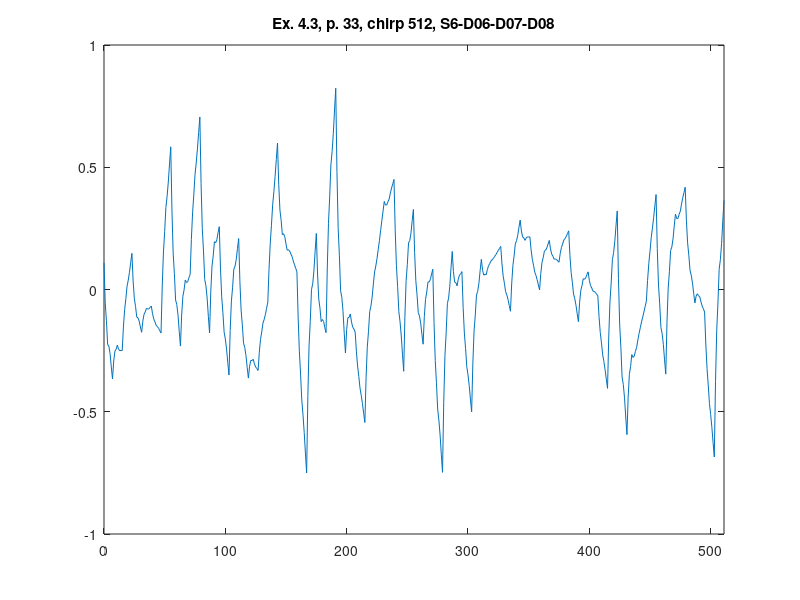

Here is the MATLAB script that generated this plot:
%% ========================================================================
%% Programmatic octave notes on "Ripples in Mathematics" by A. Jensen
%% and A. la Cour-Harbo written with a deep gratitude to the authors for
%% this wonderful text. 
%% 
%% Reconstruction of graphs in Ex. 4.3, p.33, Ch 04, S6, CDF44, 3 scales.
%%
%% Author: Vladimir Kulyukin
%% 
%% NB: I have tested this code in Octave 4.
%% =========================================================================
t = [0:511];

%%y_ex_4_3_chirp_512_p33 = arrayfun(@(x) sin(x*x), t);

y_ex_4_3_chirp_CDF44_S6_512_p33 = [
0.109231883692249
-0.05489783119863511
-0.12784967811616987
-0.2252325611247551
-0.23143757615999092
-0.2620736272862772
-0.31714071450361403
-0.3656615253300981
-0.2925643101962418
-0.2520545469035259
-0.24413223545195062
-0.22747814259615354
-0.24341150158149719
-0.25061307916261905
-0.24908287533951912
-0.2498923452921655
-0.15315023080733994
-0.08254698459291143
-0.03808260664888003
0.013385659939267772
0.03871505825701847
0.07104834521888556
0.11038552082486906
0.14784601012478404
0.035069280625717056
-0.03745150742306482
-0.06971635402156161
-0.11276774762221682
-0.11556319977258699
-0.12914519892511553
-0.1535137450798026
-0.17499204467614085
-0.12910644677727323
-0.1012709508112589
-0.09148555677809798
-0.07686365250872952
-0.08029185017221449
-0.0788835375994919
-0.07263871479056183
-0.0676898309936084
-0.09892032919440472
-0.12045659120624687
-0.13229861702913492
-0.14673820561008974
-0.15148355800209048
-0.15882647315215798
-0.16876695106029235
-0.1780114141251135
0.014366028296733536
0.1527190439670037
0.23704763288569697
0.3358520233240295
0.3806319870107853
0.43988775221718024
0.5136193189432148
0.5834721063422684
0.3218044309682504
0.14896739586866886
0.06496100104352408
-0.042847492106295584
-0.061825344981678534
-0.10460529618173635
-0.17118734570646907
-0.2313916422069389
-0.1046055763657657
-0.027923427106438733
-0.0013451944289580714
0.03865834223426464
0.028557962315641065
0.03188288638275953
0.04863311443562005
0.06178604312735864
0.20492874186537713
0.3132407866951875
0.3867221776167899
0.4695364141249445
0.5175199967248914
0.5748364249113901
0.6414856986844413
0.7056342440194913
0.4327474989670855
0.2501690877947873
0.1578990105025969
0.04143088807743135
0.015271099532373676
-0.0350867341456591
-0.10964261295666694
-0.17771464511588222
-0.009452763584139962
0.09548363663002357
0.1370945555266084
0.19567348600255055
0.190926935160914
0.20314839589863476
0.23233786821571295
0.25698077553294035
0.08757871871553065
-0.02982914666667688
-0.09524282061368225
-0.1745882961668592
-0.20193958028483405
-0.24322266600898043
-0.29843755333929844
-0.3499194256801321
-0.1672812288105405
-0.047375315417800844
0.009798314498086751
0.08378100911095711
0.09503142024697545
0.12309089607997652
0.16795943660996038
0.20832400182886518
0.0330358003745502
-0.08446841640413821
-0.14418864850720006
-0.2193920526395484
-0.23681147209627018
-0.2697140635822784
-0.31809982709757323
-0.36233688717134843
-0.31359065690378374
-0.28975922419276956
-0.29084258903830623
-0.28525005399898007
-0.30457231651620476
-0.3172186791485666
-0.3231891418960659
-0.3309484066264651
-0.2564004222901243
-0.20390659887244375
-0.17346693637342342
-0.13711787926650207
-0.12282298307824106
-0.10261869228207895
-0.07650500687801581
-0.05197473898689654
0.08229516639258001
0.18716042452936707
0.2626210354234646
0.34596059779996274
0.39989551293377157
0.461709379549981
0.5314021976485912
0.598983857060288
0.4303318925544017
0.32497853680230926
0.2829237898040108
0.22390823170811952
0.22819128236602249
0.2155135219263326
0.18587495038905005
0.16078101448834423
0.162841875361422
0.1576266303683332
0.14513527950907784
0.13459355534070513
0.11677572530616595
0.1009075219625094
0.08698894530973553
0.07254796775959746
-0.11265194461178818
-0.2520971382974218
-0.34578761329730345
-0.45173802821894543
-0.5119337244548356
-0.5843893606124861
-0.669104936691897
-0.750535471770018
-0.4383307690917158
-0.23160031048268012
-0.13034409594291108
-8.261428824988676E-4
0.02321756610864665
0.07552301362043529
0.15609019965286708
0.22908467567199295
0.0632241819131126
-0.03863531558559078
-0.07649381682411716
-0.13150133332534525
-0.12250785356639639
-0.1306633890701492
-0.15596793983660381
-0.1766774258124284
0.08393415423061465
0.26916598182003953
0.37901805695584634
0.5090680758872579
0.5637383423650515
0.6386065526384499
0.7336727067074533
0.8233268380476549
0.47848477805288825
0.25006562164072477
0.13806936881116474
-0.005122307013840338
-0.031891079256241996
-0.0898552744940887
-0.17901489272738047
-0.2598157225614954
-0.16376187515338303
-0.11509609568999228
-0.11381838417132326
-0.09984307811599484
-0.13325584000538815
-0.15397100735812208
-0.16198858017419662
-0.17340846319218686
-0.2522455522950777
-0.31301825547155676
-0.3557265727216243
-0.4032752275924378
-0.43275949653683987
-0.4670841031019879
-0.5062490472878821
-0.5441170269172032
-0.3602399264040743
-0.23577924104068937
-0.17073497082704864
-0.08977012015688157
-0.06822168463645872
-0.030752668659509565
0.022636927773965847
0.07176061753108032
0.09570780398234972
0.12640101416265978
0.1638402480720105
0.19947189037104357
0.2418495563991174
0.2824196308168735
0.321182113624312
0.3604289391439803
0.34553695019509234
0.34515141286223233
0.35927232714540047
0.3695062494330126
0.39424662333665295
0.41510000524473734
0.43206639515726586
0.4500743014359897
0.24396390577477944
0.09790582812740901
0.011900068493878459
-0.09019666125507744
-0.13224107299019347
-0.19037645484073482
-0.26460280680670156
-0.33451759632480665
-0.10973311758198423
0.036086930220279895
0.10294254708198568
0.1909566194449972
0.20000626086745044
0.23021435779120936
0.28158091021627407
0.32727807157667405
0.15177266398460304
0.03553830610703633
-0.02142500205602604
-0.09426994012463476
-0.10784382847873913
-0.13729934673838987
-0.182636494903587
-0.22371817316110296
-0.1114994166758
-0.04035738787917539
-0.010292086771229145
0.030779690348611603
0.030774739779773998
0.041776265222830886
0.06378426667778228
0.08284309177383399
-0.1353682852648276
-0.29000330325352347
-0.3810619621922537
-0.48915585519613314
-0.5336733891500474
-0.5952261571691106
-0.6738141592533233
-0.7478375841269038
-0.46090941936098506
-0.2706979415457
-0.17720315068104892
-0.0577932016533617
-0.03509993957630846
0.013508480663780839
0.08803205906690621
0.15561169176852122
0.07281983176876679
0.030319891803006746
0.02811187187124112
0.015107664504867314
0.04239537717248791
0.058886902405500326
0.06458224020390459
0.07317040770674711
-0.07322058784452735
-0.17808504181179985
-0.24142295419507048
-0.3158878698602318
-0.3488262439413913
-0.39289162130444133
-0.44808400194938225
-0.500294911050762
-0.30115428683666856
-0.16936310299078056
-0.10492135951309811
-0.02243338787806691
-0.0072948566112412076
0.025889902812933213
0.07712089039445635
0.1235164057147901
0.0788623333928406
0.058604924550827615
0.06274417918875116
0.06034636754921184
0.08234521938960909
0.09780700495254345
0.10673172423801494
0.11740804515340131
0.12166506585478416
0.12764213286448217
0.13533924618249538
0.14257547448125135
0.1515317490883226
0.1600271386761366
0.16806164324469344
0.1762196415819638
0.10465808236532159
0.054457314216216635
0.025617337134648997
-0.00894624666315521
-0.02214903939342212
-0.04107543883992558
-0.0657254450026656
-0.08884181536799667
0.022632815685610753
0.09804389660051752
0.1373914273767236
0.18640215728879386
0.19934933706216346
0.2219597159713972
0.254233294016495
0.28391762565683687
0.23979966954397125
0.21545697683414688
0.2108895475273638
0.20102335236162305
0.21093242059892367
0.2155427229772666
0.21485425949665182
0.21558559604882638
0.16243299272150258
0.12371854756989747
0.09944226059401115
0.07129728079474815
0.05759045917120395
0.04001494472428308
0.018570737453985554
-0.0018368566985241157
0.06604456152260207
0.11026901017767111
0.13083648926668306
0.1577428342462876
0.1609922096598351
0.1705804509639752
0.18650755815870795
0.20073617135712715
0.16598459416450795
0.1443572194322901
0.13585404716047364
0.12383425543809004
0.12493866617610794
0.12252645746355864
0.11659762930044229
0.11161107647919292
0.147205776643536
0.1719267628425465
0.18577403507622442
0.20253491018564018
0.20842207132972349
0.2172228353495446
0.2289372022451036
0.23987087160304357
0.14009454243186759
0.06998286796061896
0.02953584818929778
-0.018859791852617068
-0.037590777194604484
-0.06427038280718556
-0.09889860869036028
-0.13139700819108777
-0.052012995893729125
-0.0026077854849139576
0.01681862303535771
0.04427782731171722
0.04175822969953323
0.04727142784343708
0.06081742174342879
0.07221103450761257
0.03796739074829007
0.01595221301921305
0.006165501320381546
-0.006897817975925661
-0.007732671241987363
-0.011844132105524763
-0.019232200566537863
-0.025742304667893665
-0.11106375415374385
-0.17526776728940846
-0.21835434407488752
-0.26709932087661437
-0.2947268613281558
-0.32801280179594494
-0.36695714227998205
-0.40438531904921315
-0.19439325788866085
-0.05069724967251017
0.026702705599238735
0.12186663471881104
0.15073451089398165
0.19736636091697563
0.261762184787793
0.32139816621171846
0.04504820887021844
-0.14127458751087318
-0.23757022293155644
-0.35798856342844776
-0.3883797429649307
-0.44289362757762174
-0.5215302172665209
-0.5937031476109959
-0.4403200668711271
-0.34737453714929345
-0.3148665584454952
-0.26616438675389953
-0.2778997660803393
-0.2734409524189817
-0.25278794576982666
-0.23647416005382568
-0.20612283293331857
-0.17953285369586724
-0.15670422234147185
-0.13286774085935912
-0.1127926072603023
-0.09170962353352811
-0.06961878967903659
-0.0477980084523585
0.03714998886049037
0.10518309960262479
0.15630132377404476
0.2119518781421517
0.25068754593954423
0.29395554393362366
0.3417558721243902
0.38834176609912313
0.16776590269672992
0.01877581643201716
-0.058628492695015064
-0.1552141529956431
-0.18021403615859066
-0.22439527049513397
-0.28775785600527315
-0.34598081395870944
-0.13390263399878738
0.005748574344036826
0.07297281106976311
0.1596037963505226
0.17380781001418422
0.207418572232879
0.26043608300660703
0.3082535711773
0.29029448228804267
0.28996017410288244
0.30725064662181945
0.31981857338431785
0.3500112808509137
0.3754814425610709
0.3962290585147897
0.4182420767901651
0.28355162858425653
0.19084974767316543
0.14013643405689197
0.07817231774263224
0.05819676872319014
0.026970417005761797
-0.015506737409652766
-0.05496924832794002
-0.02720038063856625
-0.017446106553146302
-0.025706426071680197
-0.029139749782059778
-0.0505876670963932
-0.06720858860257231
-0.07900251430059714
-0.09208982962728529
-0.22297539477811212
-0.3222970140187613
-0.3900546873492329
-0.4662698944962761
-0.510921155733142
-0.5640299507865794
-0.6255962796565887
-0.6848964191704885
-0.3764392033042053
-0.16652227382264748
-0.0551456307258152
0.08263480252973587
0.1218749494005615
0.1875188864301058
0.2795666136183689
0.3645394665564824
];

figure;
plot(t, y_ex_4_3_chirp_CDF44_S6_512_p33);
xlim([0 511]);
title('Ex. 4.3, p. 33, chirp 512, S6-D06-D07-D08');
